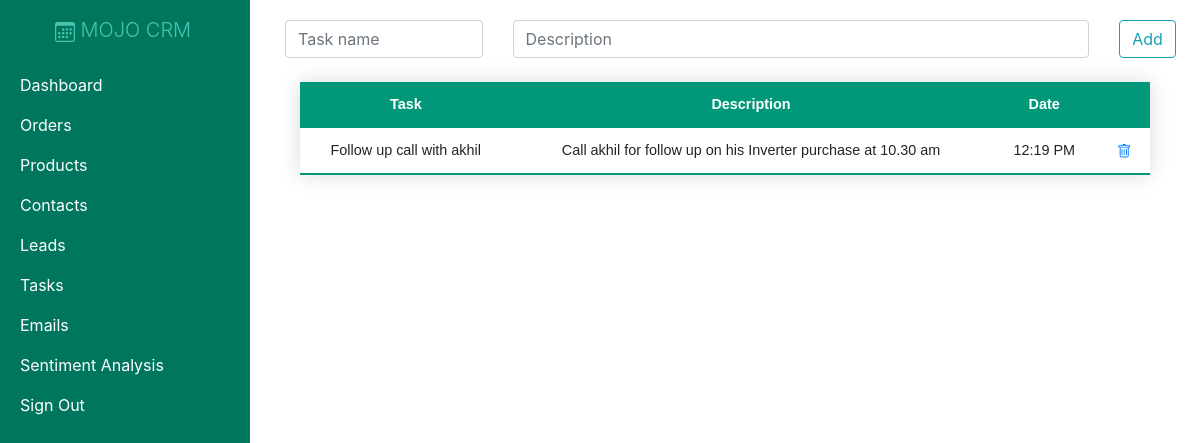
Page /task/ on the committed database.
### tasks/models.py (models this page shows)
class Task(models.Model):
    name = models.CharField(max_length=200, null=True)
    desc = models.CharField(max_length=300, null=True)
    date_created = models.DateTimeField(auto_now_add=True, null=True)

### tasks/views.py (the view)
# urls.py: path('task/', include("tasks.urls"))
def task(request):
    task = Task.objects.all().order_by('-date_created')
    return render(request,'crm/task.html',{'task':task})

### crm/templates/crm/task.html (shortened to what this page needs)
{% extends 'crm/main.html' %}
{% block content %}
<form action="{% url 'add_task' %}" method="POST">
  <div class="row">
    <div class="col-3">
      <input type="text" class="form-control" name="task_name" placeholder="Task name">
    </div>
    <div class="col-8">
      <input type="text" class="form-control" name="task_desc" placeholder="Description"></input>
    </div>
    <div class="col-1">
      <button type="submit" class="btn btn-outline-info" value="Add">Add</button>
    </div>
  </div>
</form>
<div class="container w-100 d-flex justify-content-center mt-4">
  <table class="my-table w-100 text-center">
    <thead>
      <tr class="text-center">
        <th scope="col">Task</th>
        <th scope="col">Description</th>
        <th scope="col">Date</th>
        <th scope="col"></th>
      </tr>
    </thead>
    <tbody>
      {% for t in task %}
      <tr>
        <td>{{ t.name }}</td>
        <td class="text-break">{{ t.desc }}</td>
        <td>{{ t.date_created  | date:"h:i A" }}</td>
        <td><a href="{% url 'del_task' t.id %}">
            </a></td>
      </tr>
      {% endfor %}
    </tbody>
  </table>
</div>
{% endblock content %}

### static/css/main.css (style rules this page uses)
.my-table { border-collapse: collapse; font-size: 0.9em; font-family: sans-serif; min-width: 400px; box-shadow: 0 0 20px rgba(0, 0, 0, 0.15); }
.my-table thead tr { background-color: #009879; color: #ffffff; text-align: left; }
.my-table th, .my-table td { padding: 12px 15px; }
.my-table tbody tr { border-bottom: 1px solid #dddddd; }
.my-table tbody tr:last-of-type { border-bottom: 2px solid #009879; }

### rows in the picture
Task: name "Follow up call with akhil", desc "Call akhil for follow up on his Inverter purchase at 10.30 am", date_created "12:19 PM"
